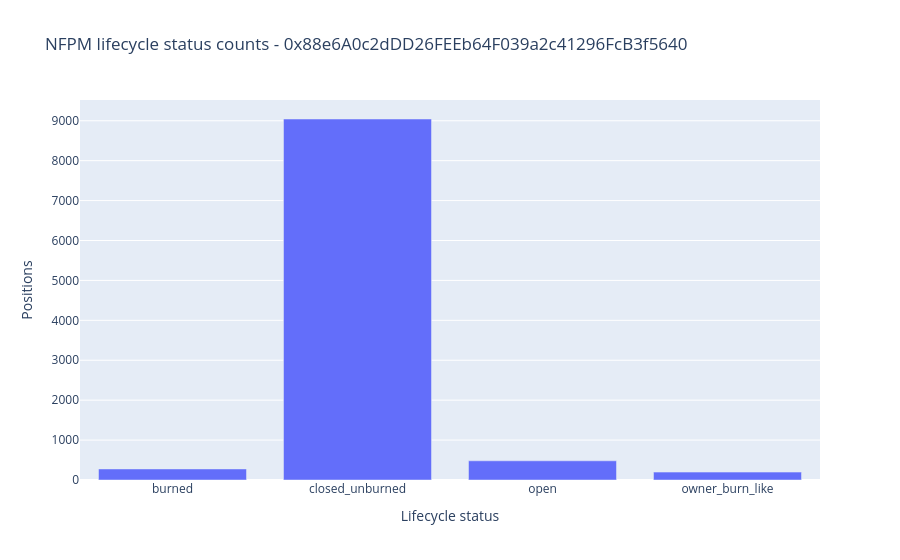
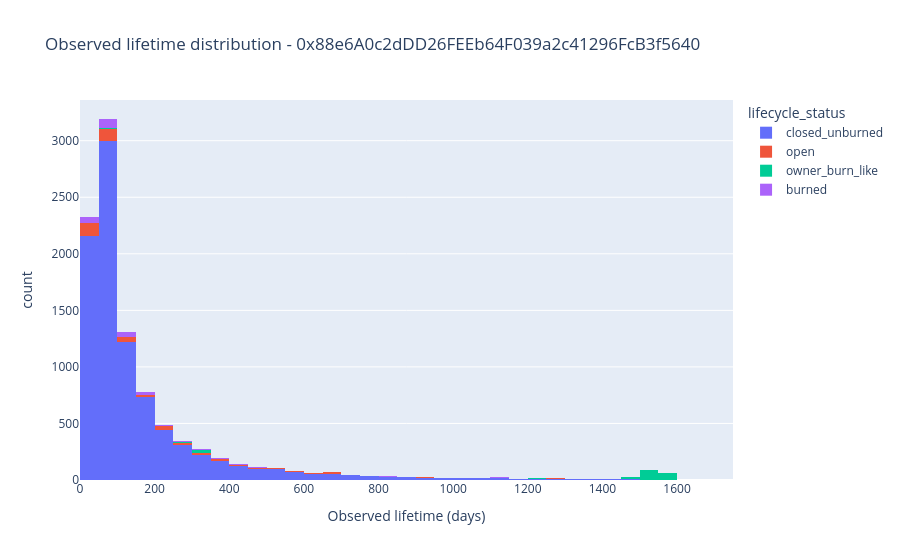

Source (notebook cell) for these figures, in order:
### Code cell
if plot_guard() and not lifecycle.empty:
    lifecycle_status_counts = lifecycle.groupby('lifecycle_status', as_index=False).size()
    fig = px.bar(
        lifecycle_status_counts,
        x='lifecycle_status',
        y='size',
        title=f'NFPM lifecycle status counts - {POOL}',
        labels={'size': 'Positions', 'lifecycle_status': 'Lifecycle status'},
    )
    fig.show()

if plot_guard() and not lifecycle.empty:
    fig = px.histogram(
        lifecycle,
        x='observed_lifetime_days',
        color='lifecycle_status',
        nbins=60,
        title=f'Observed lifetime distribution - {POOL}',
        labels={'observed_lifetime_days': 'Observed lifetime (days)'},
    )
    fig.show()

### Figure 1 — Plotly figure (JSON) as saved in the notebook; plotly's stock layout.template omitted (floating-point values rounded to 4 significant figures)
{"data": [{"hovertemplate": "Lifecycle status=%{x}<br>Positions=%{y}<extra></extra>", "legendgroup": "", "marker": {"color": "#636efa", "pattern": {"shape": ""}}, "name": "", "orientation": "v", "showlegend": false, "textposition": "auto", "type": "bar", "x": ["burned", "closed_unburned", "open", "owner_burn_like"], "xaxis": "x", "y": [277, 9044, 481, 198], "yaxis": "y"}], "layout": {"barmode": "relative", "legend": {"tracegroupgap": 0}, "title": {"text": "NFPM lifecycle status counts - 0x88e6A0c2dDD26FEEb64F039a2c41296FcB3f5640"}, "xaxis": {"anchor": "y", "domain": [0, 1], "title": {"text": "Lifecycle status"}}, "yaxis": {"anchor": "x", "domain": [0, 1], "title": {"text": "Positions"}}}}

### Figure 2 — Plotly figure (JSON) as saved in the notebook; plotly's stock layout.template omitted (floating-point values rounded to 4 significant figures; data arrays with more than 128 entries replaced by an {"elided": "..."} marker saying what was removed)
{"data": [{"bingroup": "x", "hovertemplate": "lifecycle_status=closed_unburned<br>Observed lifetime (days)=%{x}<br>count=%{y}<extra></extra>", "legendgroup": "closed_unburned", "marker": {"color": "#636efa", "pattern": {"shape": ""}}, "name": "closed_unburned", "nbinsx": 60, "orientation": "v", "showlegend": true, "type": "histogram", "x": {"elided": "9044 float values"}, "xaxis": "x", "yaxis": "y"}, {"bingroup": "x", "hovertemplate": "lifecycle_status=open<br>Observed lifetime (days)=%{x}<br>count=%{y}<extra></extra>", "legendgroup": "open", "marker": {"color": "#EF553B", "pattern": {"shape": ""}}, "name": "open", "nbinsx": 60, "orientation": "v", "showlegend": true, "type": "histogram", "x": {"elided": "481 float values"}, "xaxis": "x", "yaxis": "y"}, {"bingroup": "x", "hovertemplate": "lifecycle_status=owner_burn_like<br>Observed lifetime (days)=%{x}<br>count=%{y}<extra></extra>", "legendgroup": "owner_burn_like", "marker": {"color": "#00cc96", "pattern": {"shape": ""}}, "name": "owner_burn_like", "nbinsx": 60, "orientation": "v", "showlegend": true, "type": "histogram", "x": {"elided": "198 float values"}, "xaxis": "x", "yaxis": "y"}, {"bingroup": "x", "hovertemplate": "lifecycle_status=burned<br>Observed lifetime (days)=%{x}<br>count=%{y}<extra></extra>", "legendgroup": "burned", "marker": {"color": "#ab63fa", "pattern": {"shape": ""}}, "name": "burned", "nbinsx": 60, "orientation": "v", "showlegend": true, "type": "histogram", "x": {"elided": "277 float values"}, "xaxis": "x", "yaxis": "y"}], "layout": {"barmode": "relative", "legend": {"title": {"text": "lifecycle_status"}, "tracegroupgap": 0}, "title": {"text": "Observed lifetime distribution - 0x88e6A0c2dDD26FEEb64F039a2c41296FcB3f5640"}, "xaxis": {"anchor": "y", "domain": [0, 1], "title": {"text": "Observed lifetime (days)"}}, "yaxis": {"anchor": "x", "domain": [0, 1], "title": {"text": "count"}}}}
